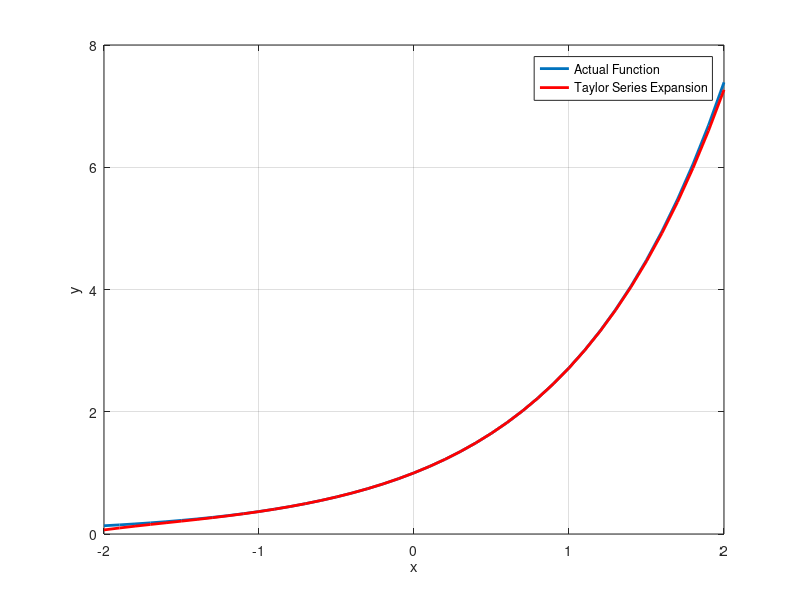

MATLAB code to generate this figure:
close all, clear all, clc

%% create an x vector

x = -2:0.1:2;

y = exp(x);

fig = figure();
set(fig,'color','white')
plot(x,y,'LineWidth',2)
grid on
xlabel('x')
ylabel('y')

%%expansion
N = 5;
yestimate = 0*y;
for n = 0:N
    yestimate = yestimate + (x.^n)./factorial(n);
end

hold on
plot(x, yestimate,'r-','LineWidth',2)
legend('Actual Function','Taylor Series Expansion')